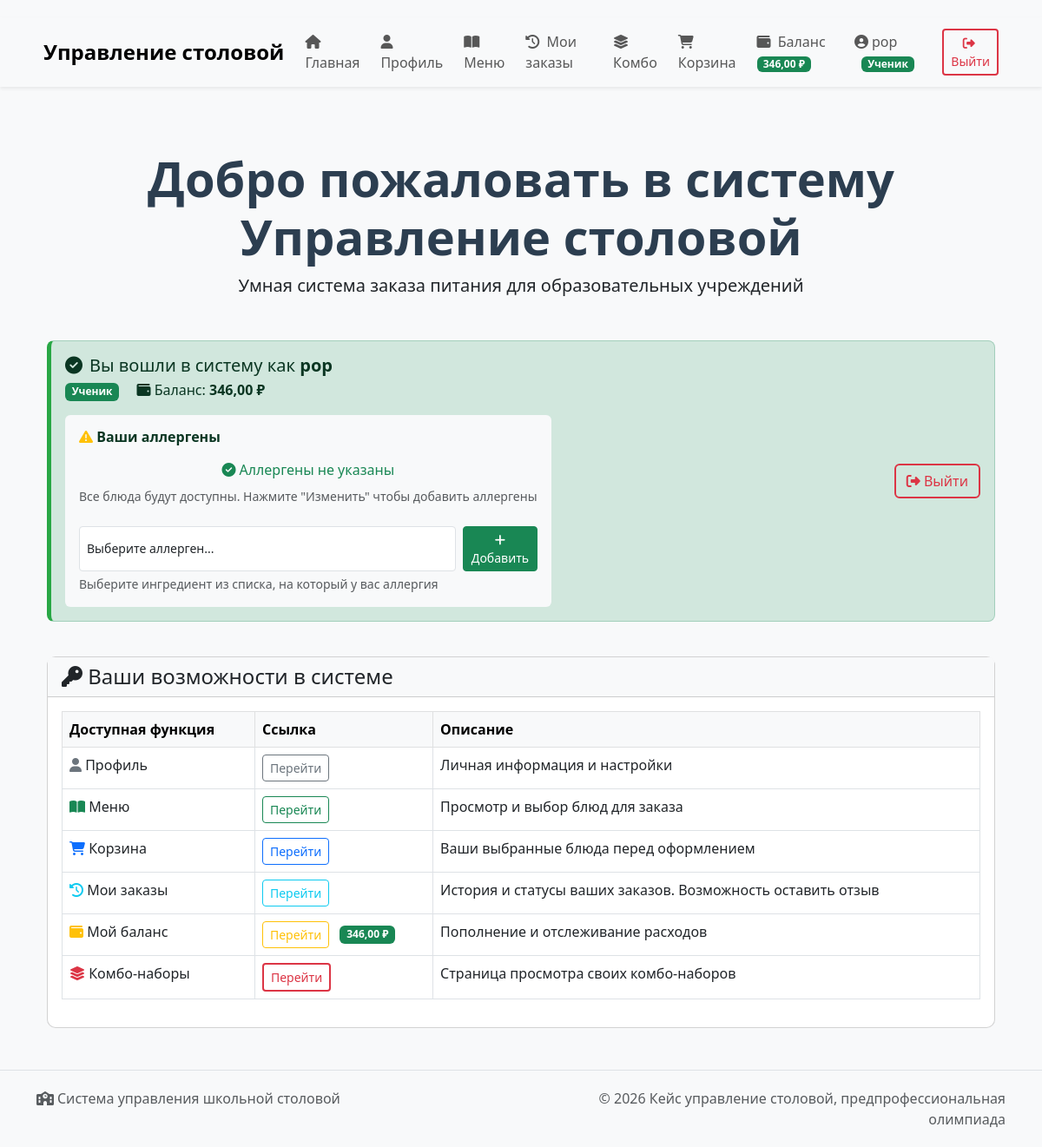
Before: / (signed in) with the older database file.
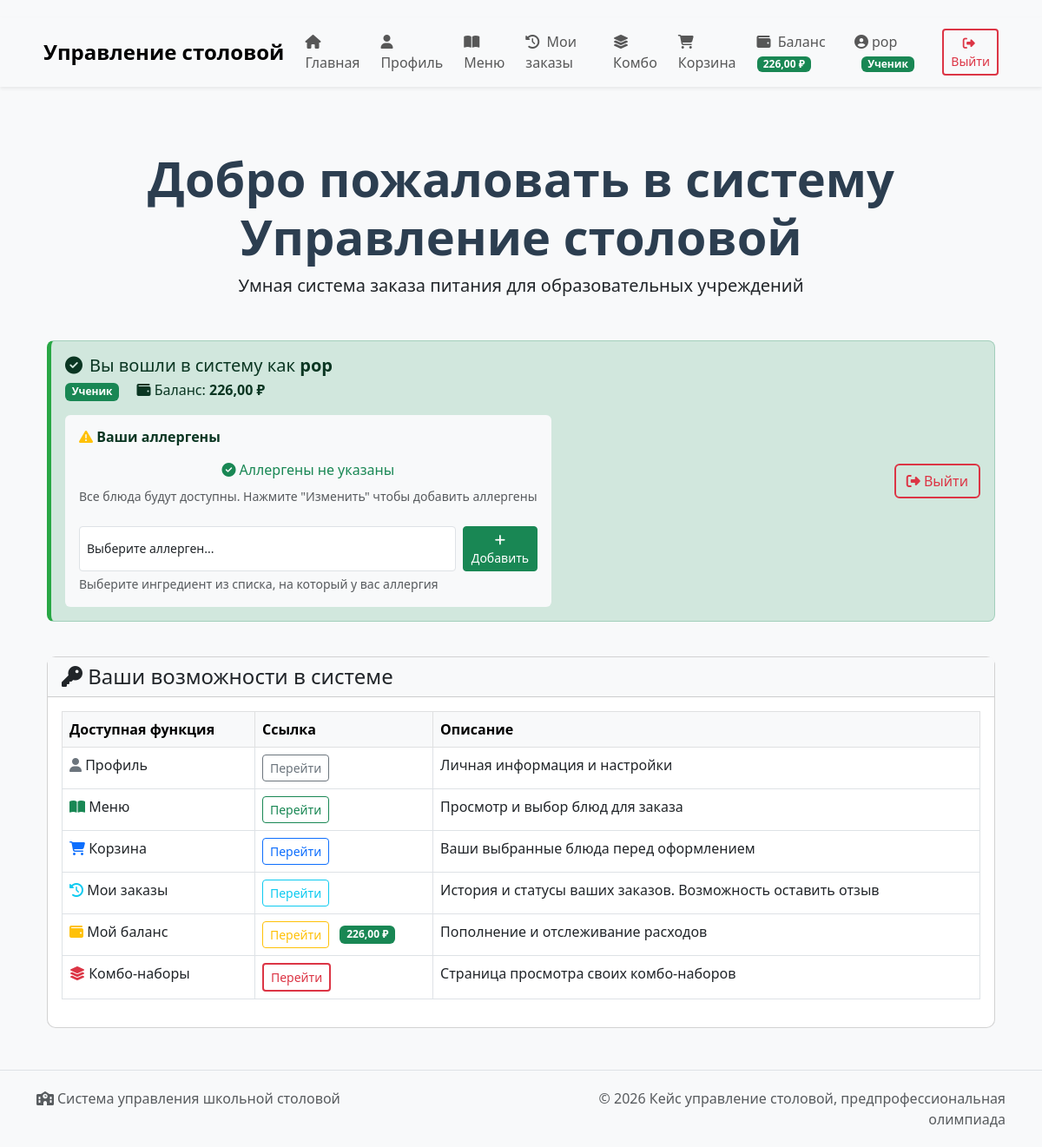
After: the same page with the newer database file.
### users/models.py (models this page shows, shortened)
class CustomUser(AbstractUser):
    ROLE_CHOICES = [
        ('admin', 'Администратор'),
        ('student', 'Ученик'),
        ('chef', 'Повар'),
    ]
    role = models.CharField(max_length=20, choices=ROLE_CHOICES, default='student')
    phone = models.CharField(max_length=15, blank=True)
    avatar = models.ImageField(upload_to='avatars/', blank=True, null=True)
    birth_date = models.DateField(blank=True, null=True)
    allergens = models.ManyToManyField(
        'orders.Ingredient',
        blank=True,
        verbose_name='Аллергены',
        help_text='Отметьте ингредиенты-аллергены'
    )
    balance = models.DecimalField(
        max_digits=10,
        decimal_places=2,
        default=0.00,
        verbose_name='Баланс'
    )
    bonus_points = models.IntegerField(
        default=0,
        verbose_name='Бонусные баллы'
    )
    def is_admin(self):
        return self.role == 'admin' or self.is_superuser
    def is_student(self):
        return self.role == 'student'
    def is_chef(self):
        return self.role == 'chef'

### orders/views.py (the view)
# urls.py: path('', views.home, name='home'),
def home(request):
    context = {}
    if request.user.is_authenticated and request.user.is_student():
        context['available_ingredients'] = Ingredient.objects.all().order_by('name')
    return render(request, 'orders/home.html', context)

### orders/templates/orders/home.html (shortened to what the changed rows need)
{% extends 'base.html' %}
{% block content %}
<div class="container mt-5">
    <div class="text-center mb-5">
        <h1 class="display-4">Добро пожаловать в систему Управление столовой</h1>
    </div>
    {% if user.is_authenticated %}
    <div class="row mb-4">
        <div class="col-12">
            <div class="alert alert-success">
                <div class="d-flex justify-content-between align-items-center">
                    <div>
                        <h5 class="mb-1"><i class="fas fa-check-circle me-2"></i>Вы вошли в систему как <strong>{{ user.username }}</strong></h5>
                        <p class="mb-0">
                            {% if user.is_student %}
                                <span class="badge bg-success">Ученик</span>
                            {% elif user.is_chef %}
                                <span class="badge bg-warning">Повар</span>
                            {% elif user.is_admin %}
                                <span class="badge bg-danger">Администратор</span>
                            {% endif %}
                            {% if user.is_student and user.balance %}
                                <span class="ms-3"><i class="fas fa-wallet"></i> Баланс: <strong>{{ user.balance|default:"0" }} ₽</strong></span>
                            {% endif %}
                        </p>
                        {% if user.is_student %}
                        <div class="mt-3 p-3 bg-light rounded">
                            <div class="d-flex justify-content-between align-items-center mb-2">
                                <h6 class="mb-0">
                                    <i class="fas fa-exclamation-triangle text-warning"></i>
                                    <strong>Ваши аллергены</strong>
                            </div>
                            {% if user.allergens.exists %}
                            <div class="mb-2">
                                {% for allergen in user.allergens.all %}
                                    <span class="badge bg-warning me-1 mb-1">
                                        {{ allergen.name }}
                                        <a href="{% url 'remove_allergen' allergen.id %}"
                                           class="text-white ms-1"
                                           onclick="return confirm('Удалить аллерген {{ allergen.name }}?')">
                                            <i class="fas fa-times"></i>
                                        </a>
                                    </span>
                                {% endfor %}
                            </div>
                            <p class="text-muted small mb-0">
                                <i class="fas fa-info-circle"></i>
                                Блюда с этими ингредиентами будут скрыты из меню
                            </p>
                            {% else %}
                            <div class="text-center py-2">
                                <p class="text-success mb-2">
                                    <i class="fas fa-check-circle"></i>
                                    Аллергены не указаны
                                </p>
                                <p class="text-muted small mb-0">
                                    Все блюда будут доступны. Нажмите "Изменить" чтобы добавить аллергены
                                </p>
                            </div>
                            {% endif %}
                            <div class="mt-3">
                                <form method="post" action="{% url 'add_allergen' %}" class="d-flex">
                                    <select name="allergen_id" class="form-control form-control-sm me-2" required>
                                        <option value="">Выберите аллерген...</option>
                                    </select>
                                    <button type="submit" class="btn btn-sm btn-success">
                                        <i class="fas fa-plus"></i> Добавить
                                    </button>
                                </form>
                                <small class="text-muted d-block mt-1">
                                    Выберите ингредиент из списка, на который у вас аллергия
                                </small>
                            </div>
                        </div>
                        {% endif %}
                    </div>
                    <a href="{% url 'logout' %}" class="btn btn-outline-danger">
                        <i class="fas fa-sign-out-alt"></i> Выйти
                    </a>
                </div>
            </div>
        </div>
    </div>
    {% endif %}
    {% if user.is_authenticated %}
    <div class="row">
        <div class="col-12">
            <div class="card">
                <div class="card-body">
                    <div class="table-responsive">
                        <table class="table table-bordered">
                            <thead class="table-light">
                                <tr>
                                    <th>Доступная функция</th>
                                    <th>Ссылка</th>
                                    <th>Описание</th>
                                </tr>
                            </thead>
                            <tbody>
                                {% if user.is_student %}
                                <tr>
                                    <td><i class="fas fa-book-open text-success"></i> Меню</td>
                                    <td><a href="{% url 'menu' %}" class="btn btn-sm btn-outline-success">Перейти</a></td>
                                    <td>Просмотр и выбор блюд для заказа</td>
                                </tr>
                                <tr>
                                    <td><i class="fas fa-shopping-cart text-primary"></i> Корзина</td>
                                    <td><a href="{% url 'view_cart' %}" class="btn btn-sm btn-outline-primary">Перейти</a></td>
                                    <td>Ваши выбранные блюда перед оформлением</td>
                                </tr>
                                <tr>
                                    <td><i class="fas fa-history text-info"></i> Мои заказы</td>
                                    <td><a href="{% url 'my_orders' %}" class="btn btn-sm btn-outline-info">Перейти</a></td>
                                    <td>История и статусы ваших заказов. Возможность оставить отзыв</td>
                                </tr>
                                <tr>
                                    <td><i class="fas fa-wallet text-warning"></i> Мой баланс</td>
                                    <td>
                                        <a href="{% url 'my_balance' %}" class="btn btn-sm btn-outline-warning">Перейти</a>
                                        <span class="badge bg-success ms-2">{{ user.balance|default:"0" }} ₽</span>
                                    </td>
                                    <td>Пополнение и отслеживание расходов</td>
                                </tr>
                                <tr>
                                    <td><i class="fas fa-layer-group text-danger"></i> Комбо-наборы</td>
                                    <td><a href="{% url 'my_combo' %}" class="btn btn-sm btn-outline-danger">Перейти</a></td>
                                    <td>Страница просмотра своих комбо-наборов</td>
                                </tr>
                                {% endif %}
                            </tbody>
                        </table>
                    </div>
                </div>
            </div>
        </div>
    </div>
    {% endif %}
</div>
{% endblock %}

### templates/base.html (shortened to what the changed rows need)
<!DOCTYPE html>
<html lang="ru">
<head>
    <link href="https://cdn.jsdelivr.net/npm/bootstrap@5.3.0/dist/css/bootstrap.min.css" rel="stylesheet">
    <link rel="stylesheet" href="https://cdnjs.cloudflare.com/ajax/libs/font-awesome/6.4.0/css/all.min.css">
</head>
<body>
    <nav class="navbar navbar-expand-lg navbar-light bg-light shadow-sm mb-4">
        <div class="container">
            <div class="collapse navbar-collapse" id="navbarNav">
                <ul class="navbar-nav me-auto">
                    {% if user.is_authenticated and user.is_student %}
                    <li class="nav-item">
                        <a class="nav-link" href="{% url 'my_balance' %}">
                            <i class="fas fa-wallet me-1"></i> Баланс
                            {% if user.balance %}
                            <span class="badge bg-success badge-role">{{ user.balance }} ₽</span>
                            {% endif %}
                        </a>
                    </li>
                    {% endif %}
                </ul>
                <div class="navbar-nav align-items-center">
                    {% if user.is_authenticated %}
                    <div class="nav-item me-3">
                        <span class="navbar-text">
                            <i class="fas fa-user-circle me-1"></i>{{ user.username }}
                            <span class="badge
                                {% if user.is_admin %}bg-danger
                                {% elif user.is_chef %}bg-warning
                                {% else %}bg-success{% endif %}
                                badge-role ms-2">
                                {% if user.is_admin %}Администратор
                                {% elif user.is_chef %}Повар
                                {% else %}Ученик
                                {% endif %}
                            </span>
                        </span>
                    </div>
                    <div class="nav-item">
                        <a class="btn btn-outline-danger btn-sm" href="{% url 'logout' %}">
                            <i class="fas fa-sign-out-alt me-1"></i> Выйти
                        </a>
                    </div>
                    {% endif %}
                </div>
            </div>
        </div>
    </nav>
    <main class="container">
        {% block content %}{% endblock %}
    </main>
</body>
</html>

Changed rows visible on the page:
changed CustomUser "pop": balance "346,00" → "226,00"
